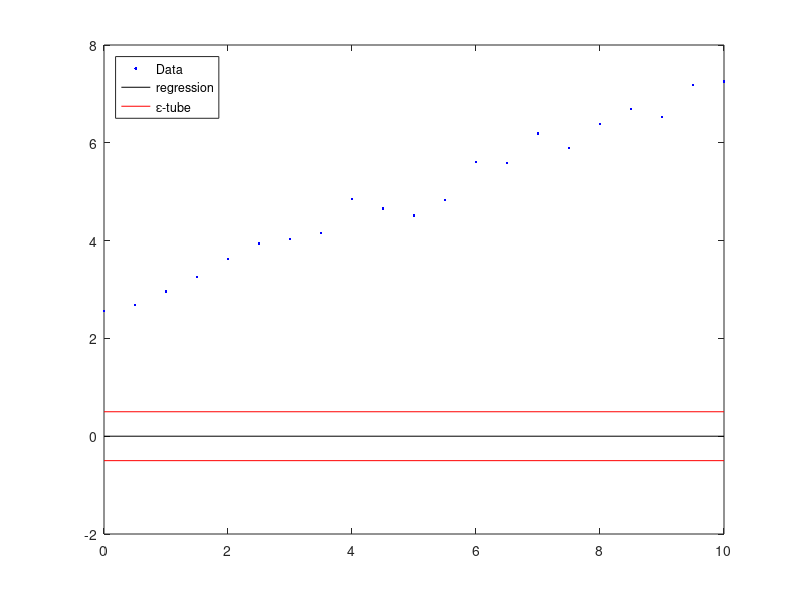

MATLAB code for this plot:
%% Regression problems - Exercise 6.2

close all; clear; clc;

%% data

data = [ 0    2.5584
    0.5000    2.6882
    1.0000    2.9627
    1.5000    3.2608
    2.0000    3.6235
    2.5000    3.9376
    3.0000    4.0383
    3.5000    4.1570
    4.0000    4.8498
    4.5000    4.6561
    5.0000    4.5119
    5.5000    4.8346
    6.0000    5.6039
    6.5000    5.5890
    7.0000    6.1914
    7.5000    5.8966
    8.0000    6.3866
    8.5000    6.6909
    9.0000    6.5224
    9.5000    7.1803
   10.0000    7.2537];



x = data(:,1) ;
y = data(:,2) ;
l = length(x) ; % number of points

%% linear regression - primal problem -Exercise 6.2

% parameter
epsilon = 0.5 ;

% define the problem
Q = [ 1 0
      0 0 ];
  
c = [0;0];

D = [-x -ones(l,1)
      x  ones(l,1)];
  
d = epsilon*ones(2*l,1) + [-y;y];

% solve the problem
sol = quadprog(Q,c,D,d);

% compute w
w = sol(1);

% compute b
b = sol(2);

% find regression and epsilon-tube
z = w.*x + b ;
zp = w.*x + b + epsilon ;
zm = w.*x + b - epsilon ;

%% plot the solution

plot(x,y,'b.',x,z,'k-',x,zp,'r-',x,zm,'r-');
legend('Data','regression','\epsilon-tube',...
    'Location','NorthWest')